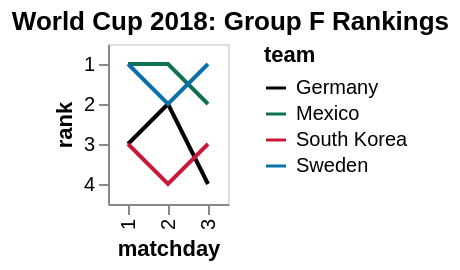

Here is the Vega-Lite specification saved for this chart:
### Vega specification from a JSON file in a GitHub repository (floating-point values rounded to 4 significant figures)
{"$schema": "https://vega.github.io/schema/vega/v5.json", "autosize": "pad", "padding": 5, "title": {"text": "World Cup 2018: Group F Rankings", "frame": "bounds"}, "style": "cell", "data": [{"name": "source_0", "values": [{"team": "Germany", "matchday": 1, "point": 0, "diff": -1}, {"team": "Mexico", "matchday": 1, "point": 3, "diff": 1}, {"team": "South Korea", "matchday": 1, "point": 0, "diff": -1}, {"team": "Sweden", "matchday": 1, "point": 3, "diff": 1}, {"team": "Germany", "matchday": 2, "point": 3, "diff": 0}, {"team": "Mexico", "matchday": 2, "point": 6, "diff": 2}, {"team": "South Korea", "matchday": 2, "point": 0, "diff": -2}, {"team": "Sweden", "matchday": 2, "point": 3, "diff": 0}, {"team": "Germany", "matchday": 3, "point": 3, "diff": -2}, {"team": "Mexico", "matchday": 3, "point": 6, "diff": -1}, {"team": "South Korea", "matchday": 3, "point": 3, "diff": 0}, {"team": "Sweden", "matchday": 3, "point": 6, "diff": 3}]}, {"name": "data_0", "source": "source_0", "transform": [{"type": "window", "params": [null], "as": ["rank"], "ops": ["rank"], "fields": [null], "sort": {"field": ["point", "diff"], "order": ["descending", "descending"]}, "groupby": ["matchday"]}]}], "signals": [{"name": "x_step", "value": 20}, {"name": "width", "update": "bandspace(domain('x').length, 1, 0.5) * x_step"}, {"name": "y_step", "value": 20}, {"name": "height", "update": "bandspace(domain('y').length, 1, 0.5) * y_step"}], "marks": [{"name": "pathgroup", "type": "group", "from": {"facet": {"name": "faceted_path_main", "data": "data_0", "groupby": ["team"]}}, "encode": {"update": {"width": {"field": {"group": "width"}}, "height": {"field": {"group": "height"}}}}, "marks": [{"name": "marks", "type": "line", "style": ["line"], "sort": {"field": "datum[\"matchday\"]", "order": "descending"}, "from": {"data": "faceted_path_main"}, "encode": {"update": {"stroke": {"scale": "color", "field": "team"}, "tooltip": {"signal": "{\"matchday\": ''+datum[\"matchday\"], \"rank\": ''+datum[\"rank\"], \"team\": ''+datum[\"team\"]}"}, "x": {"scale": "x", "field": "matchday"}, "y": {"scale": "y", "field": "rank"}}}}]}], "scales": [{"name": "x", "type": "point", "domain": {"data": "data_0", "field": "matchday", "sort": true}, "range": {"step": {"signal": "x_step"}}, "padding": 0.5}, {"name": "y", "type": "point", "domain": {"data": "data_0", "field": "rank", "sort": true}, "range": {"step": {"signal": "y_step"}}, "padding": 0.5}, {"name": "color", "type": "ordinal", "domain": ["Germany", "Mexico", "South Korea", "Sweden"], "range": ["black", "#127153", "#C91A3C", "#0C71AB"]}], "axes": [{"scale": "x", "orient": "bottom", "grid": false, "title": "matchday", "labelAlign": "right", "labelAngle": 270, "labelBaseline": "middle", "labelOverlap": true, "zindex": 1}, {"scale": "y", "orient": "left", "grid": false, "title": "rank", "labelOverlap": true, "zindex": 1}], "legends": [{"stroke": "color", "gradientLength": {"signal": "clamp(height, 64, 200)"}, "symbolType": "stroke", "title": "team"}]}
